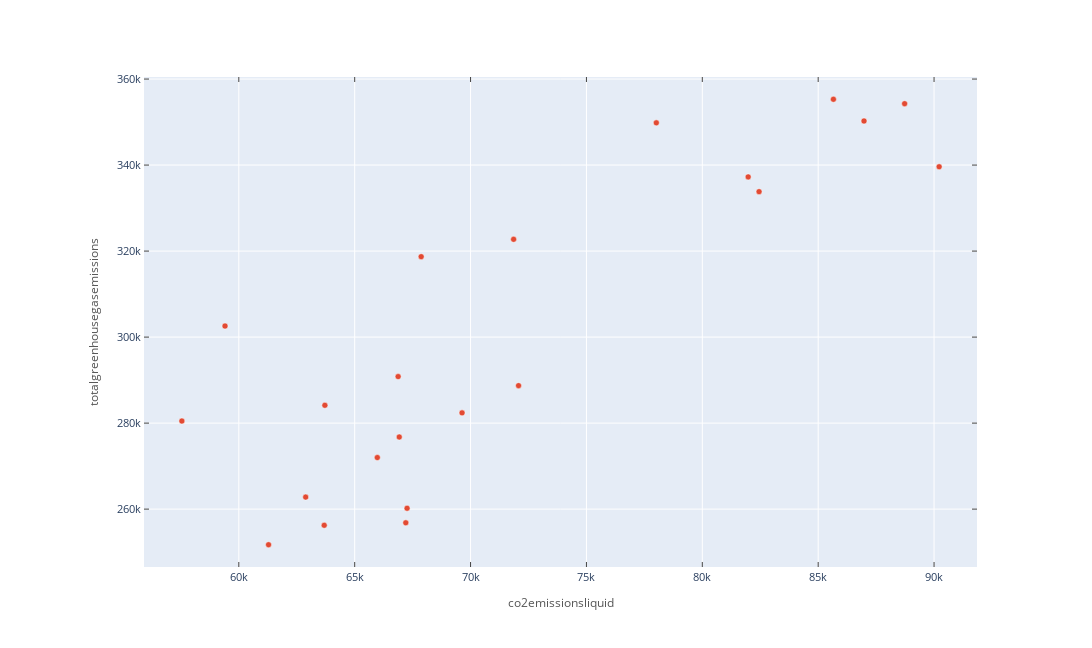

Notebook code for this chart:
### Markdown cell above
Este reporte de profiling ha sido muy útil y revelador tanto que queremos explorar mejor la variable de cambio de temperatura ya que al parecer no se relaciona directamente con las dependientes. En la sección interactions vemos que la mejor es la de emisión de gases de efecto invernadero.

### Code cell
g = sns.scatterplot(data=argframe, x="co2emissionsliquid", y="totalgreenhousegasemissions")

### Figure 1 — Plotly figure (JSON) as saved in the notebook; plotly's stock layout.template omitted (floating-point values rounded to 4 significant figures)
{"data": [{"marker": {"color": "rgba(226,74,51,1.0)", "line": {"color": "rgba(255,255,255,1.0)", "width": 0.48}, "size": 6, "symbol": "circle"}, "mode": "markers", "x": [61280.0, 63680.0, 67210.0, 67260.0, 62890.0, 65980.0, 66920.0, 69630.0, 72070.0, 66880.0, 63710.0, 57540.0, 59410.0, 67870.0, 71860.0, 81980.0, 78020.0, 88730.0, 82450.0, 90220.0, 86980.0, 85660.0], "xaxis": "x", "y": [251700.0, 256200.0, 256800.0, 260200.0, 262800.0, 272000.0, 276800.0, 282400.0, 288700.0, 290800.0, 284100.0, 280500.0, 302600.0, 318700.0, 322700.0, 337250, 349800.0, 354300.0, 333800.0, 339600.0, 350250, 355300.0], "yaxis": "y", "type": "scatter"}], "layout": {"autosize": false, "height": 648, "hovermode": "closest", "margin": {"b": 81, "l": 144, "pad": 0, "r": 115, "t": 77}, "showlegend": false, "width": 1152, "xaxis": {"anchor": "y", "domain": [0, 1], "mirror": "ticks", "nticks": 9, "range": [55910.0, 91850.0], "showgrid": true, "showline": true, "side": "bottom", "tickfont": {"size": 11}, "ticks": "inside", "title": {"font": {"color": "#555555", "size": 12}, "text": "co2emissionsliquid"}, "type": "linear", "zeroline": false}, "yaxis": {"anchor": "x", "domain": [0, 1], "mirror": "ticks", "nticks": 8, "range": [246500.0, 360500.0], "showgrid": true, "showline": true, "side": "left", "tickfont": {"size": 11}, "ticks": "inside", "title": {"font": {"color": "#555555", "size": 12}, "text": "totalgreenhousegasemissions"}, "type": "linear", "zeroline": false}}}
